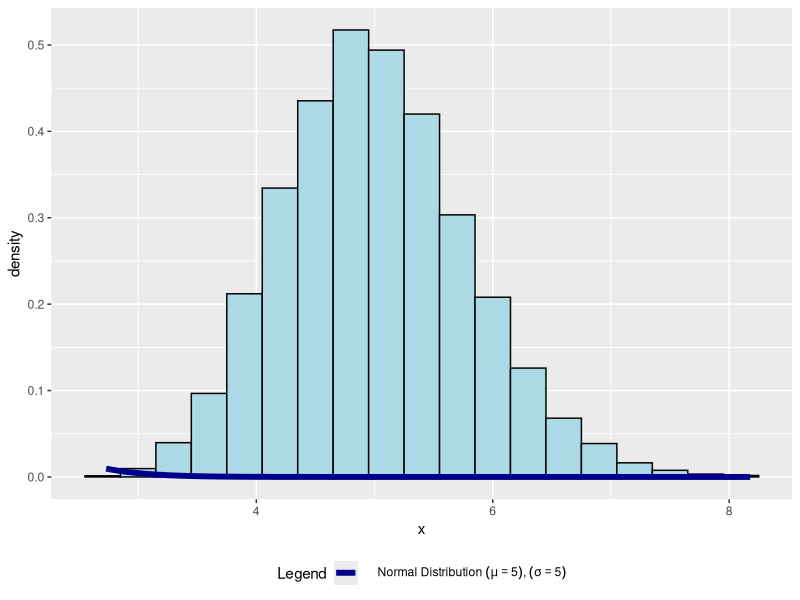

Here is the R script that generated this plot:
## ---- chunk 1
noSim = 10000
n <- 40
lambda <- 0.2

set.seed(1)
simulations <- data.frame(x=replicate(noSim, mean(rexp(n, lambda))))

mean <- mean(simulations$x)
stdError <- sd(simulations$x)
expectedMean <- 1 / lambda
expectedStdError <- 1 / lambda / sqrt(n)
## ---- chunk 2
require(ggplot2)

g <- ggplot(simulations, aes(x = x)) + geom_histogram(binwidth=.3, colour = "black", fill = "lightblue", aes(y = ..density..)) 
g <- g + stat_function(fun = dnorm, arg=list(mean=expectedMean, sd=expectedStdError), size = 2, aes(colour = "darkblue"))
g <- g + scale_colour_manual(name="Legend", values=c("darkblue"), labels=c(parse(text="plain('    Normal Distribution ')*(mu==5)*plain(', ')*(sigma==5)")))
g <- g + theme(legend.position="bottom")
print(g)
